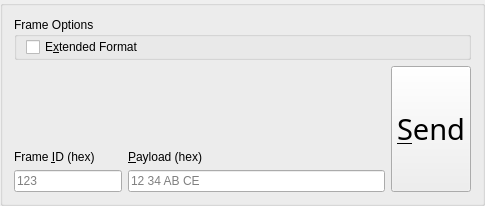
<?xml version="1.0" encoding="UTF-8"?>
<ui version="4.0">
 <class>SendFrameBox</class>
 <widget class="QGroupBox" name="SendFrameBox">
  <property name="geometry">
   <rect>
    <x>0</x>
    <y>0</y>
    <width>485</width>
    <height>206</height>
   </rect>
  </property>
  <property name="windowTitle">
   <string>Dialog</string>
  </property>
  <property name="title">
   <string/>
  </property>
  <layout class="QVBoxLayout" name="verticalLayout_4">
   <item>
    <widget class="QGroupBox" name="frameOptionsBox">
     <property name="title">
      <string>Frame Options</string>
     </property>
     <layout class="QHBoxLayout" name="horizontalLayout_2">
      <property name="topMargin">
       <number>0</number>
      </property>
      <property name="bottomMargin">
       <number>0</number>
      </property>
      <item>
       <widget class="QCheckBox" name="extendedFormatBox">
        <property name="toolTip">
         <string>Allows extended frames with 29 bit identifier.</string>
        </property>
        <property name="text">
         <string>E&amp;xtended Format</string>
        </property>
       </widget>
      </item>
     </layout>
    </widget>
   </item>
   <item>
    <layout class="QHBoxLayout" name="horizontalLayout_3">
     <item>
      <layout class="QVBoxLayout" name="verticalLayout">
       <item>
        <widget class="QLabel" name="frameIdLabel">
         <property name="text">
          <string>Frame &amp;ID (hex)</string>
         </property>
         <property name="alignment">
          <set>Qt::AlignBottom|Qt::AlignLeading|Qt::AlignLeft</set>
         </property>
         <property name="buddy">
          <cstring>frameIdEdit</cstring>
         </property>
        </widget>
       </item>
       <item>
        <widget class="QLineEdit" name="frameIdEdit">
         <property name="sizePolicy">
          <sizepolicy hsizetype="Preferred" vsizetype="Fixed">
           <horstretch>1</horstretch>
           <verstretch>0</verstretch>
          </sizepolicy>
         </property>
         <property name="placeholderText">
          <string>123</string>
         </property>
         <property name="clearButtonEnabled">
          <bool>true</bool>
         </property>
        </widget>
       </item>
      </layout>
     </item>
     <item>
      <layout class="QVBoxLayout" name="verticalLayout_2">
       <item>
        <widget class="QLabel" name="payloadLabel">
         <property name="text">
          <string>&amp;Payload (hex)</string>
         </property>
         <property name="alignment">
          <set>Qt::AlignBottom|Qt::AlignLeading|Qt::AlignLeft</set>
         </property>
         <property name="buddy">
          <cstring>payloadEdit</cstring>
         </property>
        </widget>
       </item>
       <item>
        <widget class="QLineEdit" name="payloadEdit">
         <property name="sizePolicy">
          <sizepolicy hsizetype="Expanding" vsizetype="Fixed">
           <horstretch>2</horstretch>
           <verstretch>0</verstretch>
          </sizepolicy>
         </property>
         <property name="placeholderText">
          <string>12 34 AB CE</string>
         </property>
         <property name="clearButtonEnabled">
          <bool>true</bool>
         </property>
        </widget>
       </item>
      </layout>
     </item>
     <item>
      <layout class="QVBoxLayout" name="verticalLayout_3">
       <item>
        <widget class="QPushButton" name="sendButton">
         <property name="enabled">
          <bool>true</bool>
         </property>
         <property name="sizePolicy">
          <sizepolicy hsizetype="Maximum" vsizetype="Expanding">
           <horstretch>1</horstretch>
           <verstretch>0</verstretch>
          </sizepolicy>
         </property>
         <property name="font">
          <font>
           <family>Impact</family>
           <pointsize>22</pointsize>
          </font>
         </property>
         <property name="text">
          <string>&amp;Send</string>
         </property>
        </widget>
       </item>
      </layout>
     </item>
    </layout>
   </item>
  </layout>
 </widget>
 <resources/>
 <connections/>
</ui>
